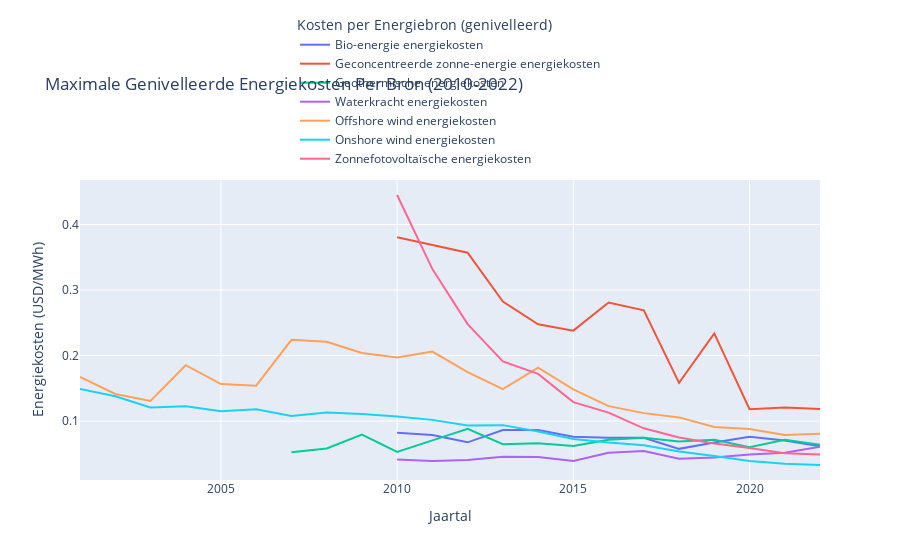

The cell this chart's notebook holds for it:
### Code cell
import pandas as pd
import plotly.express as px

# Define the columns to check
columns_to_check = [
    'Bioenergy levelized cost of energy', 
    'Geothermal levelized cost of energy', 
    'Offshore wind levelized cost of energy', 
    'Solar photovoltaic levelized cost of energy', 
    'Concentrated solar power levelized cost of energy', 
    'Hydropower levelized cost of energy', 
    'Onshore wind levelized cost of energy'
]

# Drop rows where all specified columns have NaN values
df = df.dropna(subset=columns_to_check, how='all')

# Interpolate 'Geothermal levelized cost of energy' for years between 2010 and 2015
mask = (df['Year'] >= 2010) & (df['Year'] <= 2015)
df.loc[mask, 'Geothermal levelized cost of energy'] = df.loc[mask, 'Geothermal levelized cost of energy'].interpolate(method='linear')

# Melt the DataFrame to a long format for Plotly
df_long = df.melt(id_vars=['Year'], 
                  value_vars=columns_to_check, 
                  var_name='Energy Type', 
                  value_name='Cost of Energy')

# Group by Year and Energy Type, and find the maximum cost for each group
df_max = df_long.groupby(['Year', 'Energy Type']).max().reset_index()

# Translation map from English to Dutch
translation_map = {
    'Bioenergy levelized cost of energy': 'Bio-energie energiekosten',
    'Geothermal levelized cost of energy': 'Geothermische energiekosten',
    'Offshore wind levelized cost of energy': 'Offshore wind energiekosten',
    'Solar photovoltaic levelized cost of energy': 'Zonnefotovoltaïsche energiekosten',
    'Concentrated solar power levelized cost of energy': 'Geconcentreerde zonne-energie energiekosten',
    'Hydropower levelized cost of energy': 'Waterkracht energiekosten',
    'Onshore wind levelized cost of energy': 'Onshore wind energiekosten',
    'Cost of Energy': 'Energiekosten (USD/MWh)',
    'Year': 'Jaartal',
    'Energy Type': 'Kosten per Energiebron (genivelleerd)'
}

# Apply the translation map to the DataFrame
df_max['Energy Type'] = df_max['Energy Type'].map(translation_map)

# Plot the data using Plotly
fig = px.line(df_max, x='Year', y='Cost of Energy', color='Energy Type',
              title='Maximale Genivelleerde Energiekosten Per Bron (2010-2022)',
              labels={'Cost of Energy': translation_map['Cost of Energy'], 'Year': translation_map['Year'], 'Energy Type': translation_map['Energy Type']})

# Update layout to position the legend above the graph and avoid overlap with the title
fig.update_layout(
    legend=dict(
        orientation="v",
        yanchor="bottom",
        y=1.02,
        xanchor="center",
        x=0.5
    ),
    margin=dict(t=180)  # Increase top margin to ensure title does not overlap with legend
)

# Show the plot
fig.show()

### Figure 1 — Plotly figure (JSON) as saved in the notebook; plotly's stock layout.template omitted (floating-point values rounded to 4 significant figures)
{"data": [{"hovertemplate": "Kosten per Energiebron (genivelleerd)=Bio-energie energiekosten<br>Jaartal=%{x}<br>Energiekosten (USD/MWh)=%{y}<extra></extra>", "legendgroup": "Bio-energie energiekosten", "line": {"color": "#636efa", "dash": "solid"}, "marker": {"symbol": "circle"}, "mode": "lines", "name": "Bio-energie energiekosten", "orientation": "v", "showlegend": true, "type": "scatter", "x": [2001, 2002, 2003, 2004, 2005, 2006, 2007, 2008, 2009, 2010, 2011, 2012, 2013, 2014, 2015, 2016, 2017, 2018, 2019, 2020, 2021, 2022], "xaxis": "x", "y": [null, null, null, null, null, null, null, null, null, 0.08212, 0.07875, 0.06766, 0.08641, 0.08658, 0.07633, 0.07462, 0.07451, 0.0577, 0.06748, 0.07601, 0.07052, 0.06147], "yaxis": "y"}, {"hovertemplate": "Kosten per Energiebron (genivelleerd)=Geconcentreerde zonne-energie energiekosten<br>Jaartal=%{x}<br>Energiekosten (USD/MWh)=%{y}<extra></extra>", "legendgroup": "Geconcentreerde zonne-energie energiekosten", "line": {"color": "#EF553B", "dash": "solid"}, "marker": {"symbol": "circle"}, "mode": "lines", "name": "Geconcentreerde zonne-energie energiekosten", "orientation": "v", "showlegend": true, "type": "scatter", "x": [2001, 2002, 2003, 2004, 2005, 2006, 2007, 2008, 2009, 2010, 2011, 2012, 2013, 2014, 2015, 2016, 2017, 2018, 2019, 2020, 2021, 2022], "xaxis": "x", "y": [null, null, null, null, null, null, null, null, null, 0.3805, 0.3684, 0.357, 0.2824, 0.2478, 0.2381, 0.2809, 0.269, 0.1583, 0.2338, 0.1183, 0.1207, 0.1185], "yaxis": "y"}, {"hovertemplate": "Kosten per Energiebron (genivelleerd)=Geothermische energiekosten<br>Jaartal=%{x}<br>Energiekosten (USD/MWh)=%{y}<extra></extra>", "legendgroup": "Geothermische energiekosten", "line": {"color": "#00cc96", "dash": "solid"}, "marker": {"symbol": "circle"}, "mode": "lines", "name": "Geothermische energiekosten", "orientation": "v", "showlegend": true, "type": "scatter", "x": [2001, 2002, 2003, 2004, 2005, 2006, 2007, 2008, 2009, 2010, 2011, 2012, 2013, 2014, 2015, 2016, 2017, 2018, 2019, 2020, 2021, 2022], "xaxis": "x", "y": [null, null, null, null, null, null, 0.0525, 0.05831, 0.07937, 0.05297, 0.07069, 0.08841, 0.06472, 0.06633, 0.06198, 0.07149, 0.07479, 0.06887, 0.07141, 0.06001, 0.07173, 0.06385], "yaxis": "y"}, {"hovertemplate": "Kosten per Energiebron (genivelleerd)=Waterkracht energiekosten<br>Jaartal=%{x}<br>Energiekosten (USD/MWh)=%{y}<extra></extra>", "legendgroup": "Waterkracht energiekosten", "line": {"color": "#ab63fa", "dash": "solid"}, "marker": {"symbol": "circle"}, "mode": "lines", "name": "Waterkracht energiekosten", "orientation": "v", "showlegend": true, "type": "scatter", "x": [2001, 2002, 2003, 2004, 2005, 2006, 2007, 2008, 2009, 2010, 2011, 2012, 2013, 2014, 2015, 2016, 2017, 2018, 2019, 2020, 2021, 2022], "xaxis": "x", "y": [null, null, null, null, null, null, null, null, null, 0.04161, 0.03912, 0.0407, 0.04549, 0.04543, 0.03913, 0.05178, 0.05427, 0.04263, 0.04431, 0.04919, 0.05188, 0.06097], "yaxis": "y"}, {"hovertemplate": "Kosten per Energiebron (genivelleerd)=Offshore wind energiekosten<br>Jaartal=%{x}<br>Energiekosten (USD/MWh)=%{y}<extra></extra>", "legendgroup": "Offshore wind energiekosten", "line": {"color": "#FFA15A", "dash": "solid"}, "marker": {"symbol": "circle"}, "mode": "lines", "name": "Offshore wind energiekosten", "orientation": "v", "showlegend": true, "type": "scatter", "x": [2001, 2002, 2003, 2004, 2005, 2006, 2007, 2008, 2009, 2010, 2011, 2012, 2013, 2014, 2015, 2016, 2017, 2018, 2019, 2020, 2021, 2022], "xaxis": "x", "y": [0.1674, 0.1414, 0.1307, 0.1854, 0.1565, 0.154, 0.224, 0.2212, 0.2039, 0.1973, 0.2061, 0.1747, 0.1487, 0.1816, 0.1483, 0.1228, 0.1122, 0.1057, 0.09118, 0.0881, 0.07884, 0.08065], "yaxis": "y"}, {"hovertemplate": "Kosten per Energiebron (genivelleerd)=Onshore wind energiekosten<br>Jaartal=%{x}<br>Energiekosten (USD/MWh)=%{y}<extra></extra>", "legendgroup": "Onshore wind energiekosten", "line": {"color": "#19d3f3", "dash": "solid"}, "marker": {"symbol": "circle"}, "mode": "lines", "name": "Onshore wind energiekosten", "orientation": "v", "showlegend": true, "type": "scatter", "x": [2001, 2002, 2003, 2004, 2005, 2006, 2007, 2008, 2009, 2010, 2011, 2012, 2013, 2014, 2015, 2016, 2017, 2018, 2019, 2020, 2021, 2022], "xaxis": "x", "y": [0.1492, 0.1379, 0.1208, 0.1227, 0.115, 0.1183, 0.1077, 0.1133, 0.111, 0.1072, 0.1019, 0.09328, 0.09389, 0.0843, 0.07263, 0.06726, 0.06313, 0.05358, 0.04694, 0.03906, 0.03482, 0.03306], "yaxis": "y"}, {"hovertemplate": "Kosten per Energiebron (genivelleerd)=Zonnefotovoltaïsche energiekosten<br>Jaartal=%{x}<br>Energiekosten (USD/MWh)=%{y}<extra></extra>", "legendgroup": "Zonnefotovoltaïsche energiekosten", "line": {"color": "#FF6692", "dash": "solid"}, "marker": {"symbol": "circle"}, "mode": "lines", "name": "Zonnefotovoltaïsche energiekosten", "orientation": "v", "showlegend": true, "type": "scatter", "x": [2001, 2002, 2003, 2004, 2005, 2006, 2007, 2008, 2009, 2010, 2011, 2012, 2013, 2014, 2015, 2016, 2017, 2018, 2019, 2020, 2021, 2022], "xaxis": "x", "y": [null, null, null, null, null, null, null, null, null, 0.445, 0.332, 0.248, 0.191, 0.172, 0.129, 0.113, 0.089, 0.075, 0.066, 0.059, 0.051, 0.049], "yaxis": "y"}], "layout": {"autosize": true, "legend": {"orientation": "v", "title": {"text": "Kosten per Energiebron (genivelleerd)"}, "tracegroupgap": 0, "x": 0.5, "xanchor": "center", "y": 1.02, "yanchor": "bottom"}, "margin": {"t": 180}, "title": {"text": "Maximale Genivelleerde Energiekosten Per Bron (2010-2022)"}, "xaxis": {"anchor": "y", "autorange": true, "domain": [0, 1], "range": [2001, 2022], "title": {"text": "Jaartal"}, "type": "linear"}, "yaxis": {"anchor": "x", "autorange": true, "domain": [0, 1], "range": [0.01017, 0.4679], "title": {"text": "Energiekosten (USD/MWh)"}, "type": "linear"}}}
